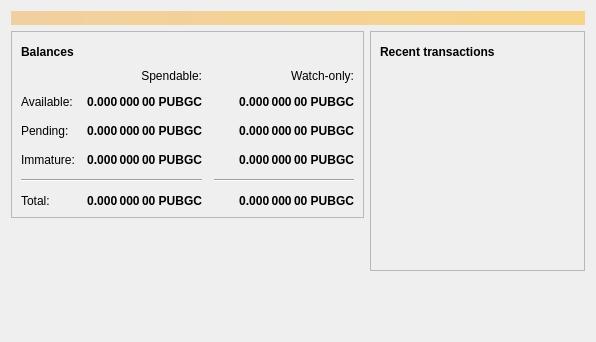
<?xml version="1.0" encoding="UTF-8"?>
<ui version="4.0">
 <class>OverviewPage</class>
 <widget class="QWidget" name="OverviewPage">
  <property name="geometry">
   <rect>
    <x>0</x>
    <y>0</y>
    <width>596</width>
    <height>342</height>
   </rect>
  </property>
  <property name="windowTitle">
   <string>Form</string>
  </property>
  <layout class="QVBoxLayout" name="topLayout">
   <item>
    <widget class="QLabel" name="labelAlerts">
     <property name="visible">
      <bool>false</bool>
     </property>
     <property name="styleSheet">
      <string notr="true">QLabel { background-color: qlineargradient(x1: 0, y1: 0, x2: 1, y2: 0, stop:0 #F0D0A0, stop:1 #F8D488); color:#000000; }</string>
     </property>
     <property name="wordWrap">
      <bool>true</bool>
     </property>
     <property name="margin">
      <number>3</number>
     </property>
     <property name="textInteractionFlags">
      <set>Qt::TextSelectableByMouse</set>
     </property>
    </widget>
   </item>
   <item>
    <layout class="QHBoxLayout" name="horizontalLayout" stretch="1,1">
     <item>
      <layout class="QVBoxLayout" name="verticalLayout_2">
       <item>
        <widget class="QFrame" name="frame">
         <property name="frameShape">
          <enum>QFrame::StyledPanel</enum>
         </property>
         <property name="frameShadow">
          <enum>QFrame::Raised</enum>
         </property>
         <layout class="QVBoxLayout" name="verticalLayout_4">
          <item>
           <layout class="QHBoxLayout" name="horizontalLayout_4">
            <item>
             <widget class="QLabel" name="label_5">
              <property name="font">
               <font>
                <weight>75</weight>
                <bold>true</bold>
               </font>
              </property>
              <property name="text">
               <string>Balances</string>
              </property>
             </widget>
            </item>
            <item>
             <widget class="QPushButton" name="labelWalletStatus">
              <property name="enabled">
               <bool>true</bool>
              </property>
              <property name="maximumSize">
               <size>
                <width>30</width>
                <height>16777215</height>
               </size>
              </property>
              <property name="toolTip">
               <string>The displayed information may be out of date. Your wallet automatically synchronizes with the Pubgcoin network after a connection is established, but this process has not completed yet.</string>
              </property>
              <property name="text">
               <string/>
              </property>
              <property name="icon">
               <iconset resource="../bitcoin.qrc">
                <normaloff>:/icons/warning</normaloff>
                <disabledoff>:/icons/warning</disabledoff>:/icons/warning</iconset>
              </property>
              <property name="iconSize">
               <size>
                <width>24</width>
                <height>24</height>
               </size>
              </property>
              <property name="flat">
               <bool>true</bool>
              </property>
             </widget>
            </item>
            <item>
             <spacer name="horizontalSpacer_3">
              <property name="orientation">
               <enum>Qt::Horizontal</enum>
              </property>
              <property name="sizeHint" stdset="0">
               <size>
                <width>40</width>
                <height>20</height>
               </size>
              </property>
             </spacer>
            </item>
           </layout>
          </item>
          <item>
           <layout class="QGridLayout" name="gridLayout">
            <property name="spacing">
             <number>12</number>
            </property>
            <item row="2" column="2">
             <widget class="QLabel" name="labelWatchPending">
              <property name="font">
               <font>
                <weight>75</weight>
                <bold>true</bold>
               </font>
              </property>
              <property name="cursor">
               <cursorShape>IBeamCursor</cursorShape>
              </property>
              <property name="toolTip">
               <string>Unconfirmed transactions to watch-only addresses</string>
              </property>
              <property name="text">
               <string notr="true">0.000 000 00 PUBGC</string>
              </property>
              <property name="alignment">
               <set>Qt::AlignRight|Qt::AlignTrailing|Qt::AlignVCenter</set>
              </property>
              <property name="textInteractionFlags">
               <set>Qt::LinksAccessibleByMouse|Qt::TextSelectableByKeyboard|Qt::TextSelectableByMouse</set>
              </property>
             </widget>
            </item>
            <item row="2" column="1">
             <widget class="QLabel" name="labelUnconfirmed">
              <property name="font">
               <font>
                <weight>75</weight>
                <bold>true</bold>
               </font>
              </property>
              <property name="cursor">
               <cursorShape>IBeamCursor</cursorShape>
              </property>
              <property name="toolTip">
               <string>Total of transactions that have yet to be confirmed, and do not yet count toward the spendable balance</string>
              </property>
              <property name="text">
               <string notr="true">0.000 000 00 PUBGC</string>
              </property>
              <property name="alignment">
               <set>Qt::AlignRight|Qt::AlignTrailing|Qt::AlignVCenter</set>
              </property>
              <property name="textInteractionFlags">
               <set>Qt::LinksAccessibleByMouse|Qt::TextSelectableByKeyboard|Qt::TextSelectableByMouse</set>
              </property>
             </widget>
            </item>
            <item row="3" column="2">
             <widget class="QLabel" name="labelWatchImmature">
              <property name="font">
               <font>
                <weight>75</weight>
                <bold>true</bold>
               </font>
              </property>
              <property name="cursor">
               <cursorShape>IBeamCursor</cursorShape>
              </property>
              <property name="toolTip">
               <string>Mined balance in watch-only addresses that has not yet matured</string>
              </property>
              <property name="text">
               <string notr="true">0.000 000 00 PUBGC</string>
              </property>
              <property name="alignment">
               <set>Qt::AlignRight|Qt::AlignTrailing|Qt::AlignVCenter</set>
              </property>
              <property name="textInteractionFlags">
               <set>Qt::LinksAccessibleByMouse|Qt::TextSelectableByKeyboard|Qt::TextSelectableByMouse</set>
              </property>
             </widget>
            </item>
            <item row="4" column="0" colspan="2">
             <widget class="Line" name="line">
              <property name="orientation">
               <enum>Qt::Horizontal</enum>
              </property>
             </widget>
            </item>
            <item row="4" column="2">
             <widget class="Line" name="lineWatchBalance">
              <property name="sizePolicy">
               <sizepolicy hsizetype="Preferred" vsizetype="Fixed">
                <horstretch>0</horstretch>
                <verstretch>0</verstretch>
               </sizepolicy>
              </property>
              <property name="minimumSize">
               <size>
                <width>140</width>
                <height>0</height>
               </size>
              </property>
              <property name="orientation">
               <enum>Qt::Horizontal</enum>
              </property>
             </widget>
            </item>
            <item row="5" column="0">
             <widget class="QLabel" name="labelTotalText">
              <property name="text">
               <string>Total:</string>
              </property>
             </widget>
            </item>
            <item row="3" column="1">
             <widget class="QLabel" name="labelImmature">
              <property name="font">
               <font>
                <weight>75</weight>
                <bold>true</bold>
               </font>
              </property>
              <property name="cursor">
               <cursorShape>IBeamCursor</cursorShape>
              </property>
              <property name="toolTip">
               <string>Mined balance that has not yet matured</string>
              </property>
              <property name="text">
               <string notr="true">0.000 000 00 PUBGC</string>
              </property>
              <property name="alignment">
               <set>Qt::AlignRight|Qt::AlignTrailing|Qt::AlignVCenter</set>
              </property>
              <property name="textInteractionFlags">
               <set>Qt::LinksAccessibleByMouse|Qt::TextSelectableByKeyboard|Qt::TextSelectableByMouse</set>
              </property>
             </widget>
            </item>
            <item row="2" column="3">
             <spacer name="horizontalSpacer_2">
              <property name="orientation">
               <enum>Qt::Horizontal</enum>
              </property>
              <property name="sizeHint" stdset="0">
               <size>
                <width>40</width>
                <height>20</height>
               </size>
              </property>
             </spacer>
            </item>
            <item row="3" column="0">
             <widget class="QLabel" name="labelImmatureText">
              <property name="text">
               <string>Immature:</string>
              </property>
             </widget>
            </item>
            <item row="5" column="1">
             <widget class="QLabel" name="labelTotal">
              <property name="font">
               <font>
                <weight>75</weight>
                <bold>true</bold>
               </font>
              </property>
              <property name="cursor">
               <cursorShape>IBeamCursor</cursorShape>
              </property>
              <property name="toolTip">
               <string>Your current total balance</string>
              </property>
              <property name="text">
               <string notr="true">0.000 000 00 PUBGC</string>
              </property>
              <property name="alignment">
               <set>Qt::AlignRight|Qt::AlignTrailing|Qt::AlignVCenter</set>
              </property>
              <property name="textInteractionFlags">
               <set>Qt::LinksAccessibleByMouse|Qt::TextSelectableByKeyboard|Qt::TextSelectableByMouse</set>
              </property>
             </widget>
            </item>
            <item row="5" column="2">
             <widget class="QLabel" name="labelWatchTotal">
              <property name="font">
               <font>
                <weight>75</weight>
                <bold>true</bold>
               </font>
              </property>
              <property name="cursor">
               <cursorShape>IBeamCursor</cursorShape>
              </property>
              <property name="toolTip">
               <string>Current total balance in watch-only addresses</string>
              </property>
              <property name="text">
               <string notr="true">0.000 000 00 PUBGC</string>
              </property>
              <property name="alignment">
               <set>Qt::AlignRight|Qt::AlignTrailing|Qt::AlignVCenter</set>
              </property>
              <property name="textInteractionFlags">
               <set>Qt::LinksAccessibleByMouse|Qt::TextSelectableByKeyboard|Qt::TextSelectableByMouse</set>
              </property>
             </widget>
            </item>
            <item row="0" column="2">
             <widget class="QLabel" name="labelWatchonly">
              <property name="text">
               <string>Watch-only:</string>
              </property>
              <property name="alignment">
               <set>Qt::AlignRight|Qt::AlignTrailing|Qt::AlignVCenter</set>
              </property>
             </widget>
            </item>
            <item row="1" column="0">
             <widget class="QLabel" name="labelBalanceText">
              <property name="text">
               <string>Available:</string>
              </property>
             </widget>
            </item>
            <item row="1" column="1">
             <widget class="QLabel" name="labelBalance">
              <property name="font">
               <font>
                <weight>75</weight>
                <bold>true</bold>
               </font>
              </property>
              <property name="cursor">
               <cursorShape>IBeamCursor</cursorShape>
              </property>
              <property name="toolTip">
               <string>Your current spendable balance</string>
              </property>
              <property name="text">
               <string notr="true">0.000 000 00 PUBGC</string>
              </property>
              <property name="alignment">
               <set>Qt::AlignRight|Qt::AlignTrailing|Qt::AlignVCenter</set>
              </property>
              <property name="textInteractionFlags">
               <set>Qt::LinksAccessibleByMouse|Qt::TextSelectableByKeyboard|Qt::TextSelectableByMouse</set>
              </property>
             </widget>
            </item>
            <item row="1" column="2">
             <widget class="QLabel" name="labelWatchAvailable">
              <property name="font">
               <font>
                <weight>75</weight>
                <bold>true</bold>
               </font>
              </property>
              <property name="cursor">
               <cursorShape>IBeamCursor</cursorShape>
              </property>
              <property name="toolTip">
               <string>Your current balance in watch-only addresses</string>
              </property>
              <property name="text">
               <string notr="true">0.000 000 00 PUBGC</string>
              </property>
              <property name="alignment">
               <set>Qt::AlignRight|Qt::AlignTrailing|Qt::AlignVCenter</set>
              </property>
              <property name="textInteractionFlags">
               <set>Qt::LinksAccessibleByMouse|Qt::TextSelectableByKeyboard|Qt::TextSelectableByMouse</set>
              </property>
             </widget>
            </item>
            <item row="2" column="0">
             <widget class="QLabel" name="labelPendingText">
              <property name="text">
               <string>Pending:</string>
              </property>
             </widget>
            </item>
            <item row="0" column="1">
             <widget class="QLabel" name="labelSpendable">
              <property name="text">
               <string>Spendable:</string>
              </property>
              <property name="alignment">
               <set>Qt::AlignRight|Qt::AlignTrailing|Qt::AlignVCenter</set>
              </property>
             </widget>
            </item>
           </layout>
          </item>
         </layout>
        </widget>
       </item>
       <item>
        <spacer name="verticalSpacer">
         <property name="orientation">
          <enum>Qt::Vertical</enum>
         </property>
         <property name="sizeHint" stdset="0">
          <size>
           <width>20</width>
           <height>40</height>
          </size>
         </property>
        </spacer>
       </item>
      </layout>
     </item>
     <item>
      <layout class="QVBoxLayout" name="verticalLayout_3">
       <item>
        <widget class="QFrame" name="frame_2">
         <property name="frameShape">
          <enum>QFrame::StyledPanel</enum>
         </property>
         <property name="frameShadow">
          <enum>QFrame::Raised</enum>
         </property>
         <layout class="QVBoxLayout" name="verticalLayout">
          <item>
           <layout class="QHBoxLayout" name="horizontalLayout_2">
            <item>
             <widget class="QLabel" name="label_4">
              <property name="font">
               <font>
                <weight>75</weight>
                <bold>true</bold>
               </font>
              </property>
              <property name="text">
               <string>Recent transactions</string>
              </property>
             </widget>
            </item>
            <item>
             <widget class="QPushButton" name="labelTransactionsStatus">
              <property name="enabled">
               <bool>true</bool>
              </property>
              <property name="maximumSize">
               <size>
                <width>30</width>
                <height>16777215</height>
               </size>
              </property>
              <property name="toolTip">
               <string>The displayed information may be out of date. Your wallet automatically synchronizes with the Pubgcoin network after a connection is established, but this process has not completed yet.</string>
              </property>
              <property name="text">
               <string/>
              </property>
              <property name="icon">
               <iconset resource="../bitcoin.qrc">
                <normaloff>:/icons/warning</normaloff>
                <disabledoff>:/icons/warning</disabledoff>:/icons/warning</iconset>
              </property>
              <property name="iconSize">
               <size>
                <width>24</width>
                <height>24</height>
               </size>
              </property>
              <property name="flat">
               <bool>true</bool>
              </property>
             </widget>
            </item>
            <item>
             <spacer name="horizontalSpacer">
              <property name="orientation">
               <enum>Qt::Horizontal</enum>
              </property>
              <property name="sizeHint" stdset="0">
               <size>
                <width>40</width>
                <height>20</height>
               </size>
              </property>
             </spacer>
            </item>
           </layout>
          </item>
          <item>
           <widget class="QListView" name="listTransactions">
            <property name="styleSheet">
             <string notr="true">QListView { background: transparent; }</string>
            </property>
            <property name="frameShape">
             <enum>QFrame::NoFrame</enum>
            </property>
            <property name="verticalScrollBarPolicy">
             <enum>Qt::ScrollBarAlwaysOff</enum>
            </property>
            <property name="horizontalScrollBarPolicy">
             <enum>Qt::ScrollBarAlwaysOff</enum>
            </property>
            <property name="selectionMode">
             <enum>QAbstractItemView::NoSelection</enum>
            </property>
           </widget>
          </item>
         </layout>
        </widget>
       </item>
       <item>
        <spacer name="verticalSpacer_2">
         <property name="orientation">
          <enum>Qt::Vertical</enum>
         </property>
         <property name="sizeHint" stdset="0">
          <size>
           <width>20</width>
           <height>40</height>
          </size>
         </property>
        </spacer>
       </item>
      </layout>
     </item>
    </layout>
   </item>
  </layout>
 </widget>
 <resources/>
 <connections/>
</ui>
